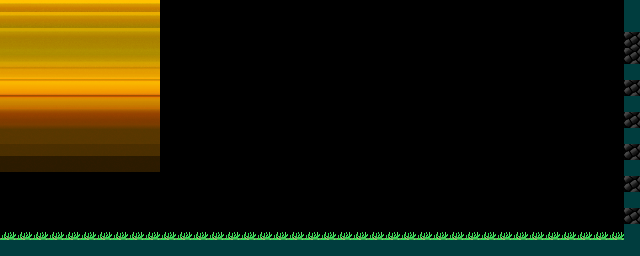

Tiled map render using the project's own tile images. Description and the map definition, with tile-layer contents summarised, below:
An orthogonal 40x16 tile map with 16x16 px tiles, 1 tile layer (edge tiles), 3 image layers and 59 objects (43x EnemyBasic, 5x EnemySpike, 2x EnemyShooter, Player, Bear5, ...).

<map version="1.0" tiledversion="v1.0.3-399-ge7b903e" orientation="orthogonal" renderorder="right-down" width="40" height="16" tilewidth="16" tileheight="16" infinite="0" nextobjectid="273">
 <tileset firstgid="1" name="tilemap" tilewidth="16" tileheight="16" tilecount="256" columns="16">
  <image source="../image/tilemap.png" width="256" height="256" />
 </tileset>
 <imagelayer name="Parallax_layer1">
  <image source="../image/bg19.png" width="160" height="144" />
  <properties>
   <property name="ratio" value="0.77" />
  </properties>
 </imagelayer>
 <imagelayer name="Parallax_layer2" opacity="0.7" offsetx="0" offsety="12">
  <image source="../image/bg19.png" width="160" height="144" />
  <properties>
   <property name="ratio" value="1" />
  </properties>
 </imagelayer>
 <imagelayer name="Parallax_layer3" opacity="0.5" offsetx="0" offsety="28">
  <image source="../image/bg19.png" width="160" height="144" />
  <properties>
   <property name="ratio" value="1.33" />
  </properties>
 </imagelayer>
 <objectgroup name="entities">
  <object id="1" name="Player" x="28.5" y="67" width="16" height="16" />
  <object id="15" name="Bear5" x="589.877" y="76.5052" width="72" height="72">
   <properties>
    <property name="nextLevel" value="20level" />
   </properties>
  </object>
  <object id="38" name="Path" type="EnemyBasic" x="244.273" y="206.864">
   <polyline points="3.33333,-53.3333 -22,-30 -160.333,-16.3333" />
  </object>
  <object id="51" name="Path" type="EnemyBasic" x="576.5" y="106">
   <polyline points="3.33333,-53.3333 -22,-30 -160.333,-16.3333" />
  </object>
  <object id="52" name="Path" type="EnemyBasic" x="572" y="95.5">
   <polyline points="3.33333,-53.3333 -22,-30 -84.333,-21.3333" />
  </object>
  <object id="94" name="Path" type="EnemyBasic" x="238.5" y="114">
   <polyline points="3.33333,-53.3333 -22,-30 -160.333,-16.3333" />
  </object>
  <object id="95" name="Path" type="EnemyBasic" x="234" y="104">
   <polyline points="3.33333,-53.3333 -22,-30 -160.333,-16.3333" />
  </object>
  <object id="96" name="Path" type="EnemyBasic" x="229" y="95">
   <polyline points="3.33333,-53.3333 -22,-30 -160.333,-16.3333" />
  </object>
  <object id="97" name="Path" type="EnemyBasic" x="223.5" y="85.5">
   <polyline points="3.33333,-53.3333 -22,-30 -160.333,-16.3333" />
  </object>
  <object id="98" name="Path" type="EnemyBasic" x="217" y="78">
   <polyline points="3.33333,-53.3333 -22,-30 -160.333,-16.3333" />
  </object>
  <object id="108" name="Path" type="EnemySpike" x="258" y="125.5">
   <polyline points="0,0 -25,0" />
  </object>
  <object id="109" name="Path" type="EnemyBasic" x="253" y="110.5">
   <polyline points="0,0 -25,0" />
  </object>
  <object id="110" name="Path" type="EnemyBasic" x="255" y="134">
   <polyline points="0,0 -25,0" />
  </object>
  <object id="117" name="Path" type="EnemyShooter" x="349.632" y="80.1027">
   <polyline points="-70.78,-14.6663 -91.5107,2.16389 -175.416,29.3328 -195.043,114.807" />
  </object>
  <object id="118" name="Path" type="EnemyBasic" x="588.592" y="65.4232">
   <polyline points="-96.1667,-20.3333 -124.333,3 -238.333,40.6667 -265,159.167" />
  </object>
  <object id="119" name="Path" type="EnemyBasic" x="502.479" y="64.9227">
   <polyline points="-72.4219,-13.9368 -93.6336,2.05625 -179.485,27.8737 -199.568,109.096" />
  </object>
  <object id="120" name="Path" type="EnemyBasic" x="433.5" y="90">
   <polyline points="0,0 -25,0" />
  </object>
  <object id="121" name="Path" type="EnemyBasic" x="381" y="133.5">
   <polyline points="0,0 -25,0" />
  </object>
  <object id="122" name="Path" type="EnemyBasic" x="390.5" y="112.5">
   <polyline points="0,0 -69.5,0" />
  </object>
  <object id="126" name="Path" type="EnemySpike" x="533" y="48">
   <polyline points="0,0 -25,0" />
  </object>
  <object id="127" name="Path" type="EnemyBasic" x="503" y="66.5">
   <polyline points="0,0 -25,0" />
  </object>
  <object id="129" name="Path" type="EnemyBasic" x="465" y="24">
   <polyline points="0,0 -42,24 -80.5,30.5 -109.5,19 -133.5,36 -144.5,97.5" />
  </object>
  <object id="131" name="Path" type="EnemyBasic" x="470" y="35">
   <polyline points="0,0 -42,24 -80.5,30.5 -109.5,19 -133.5,36 -144.5,97.5" />
  </object>
  <object id="133" name="Path" type="EnemyBasic" x="302.5" y="53.5">
   <polyline points="0,0 -25,0" />
  </object>
  <object id="134" name="Path" type="EnemyBasic" x="299.5" y="62">
   <polyline points="0,0 -25,0" />
  </object>
  <object id="136" name="Path" type="EnemyBasic" x="483.5" y="51.5">
   <polyline points="0,0 -42,24 -80.5,30.5 -109.5,19 -133.5,36 -144.5,97.5" />
  </object>
  <object id="137" name="Path" type="EnemyBasic" x="560.619" y="219.448">
   <polyline points="0,0 -10.5,-79.5 -35,-103.5 -60,-109" />
  </object>
  <object id="139" name="Path" type="EnemyBasic" x="635.5" y="142.5">
   <polyline points="0,0 -10.5,-79.5 -35,-103.5 -60,-109" />
  </object>
  <object id="140" name="Path" type="EnemyBasic" x="175.837" y="212.516">
   <polyline points="0,0 -10.5,-79.5 -35,-103.5 -60,-109" />
  </object>
  <object id="194" name="Path" type="EnemyBasic" x="301.5" y="91.5">
   <polyline points="0,0 -166,1" />
  </object>
  <object id="195" name="Path" type="EnemyBasic" x="323.5" y="144.5">
   <polyline points="0,0 -166,1" />
  </object>
  <object id="196" name="Path" type="EnemyBasic" x="364" y="105">
   <polyline points="0,0 -166,1" />
  </object>
  <object id="197" name="Path" type="EnemyBasic" x="330.5" y="117">
   <polyline points="0,0 -166,1" />
  </object>
  <object id="198" name="Path" type="EnemyBasic" x="380" y="27.5">
   <polyline points="0,0 -166,1" />
  </object>
  <object id="199" name="Path" type="EnemyBasic" x="439.5" y="43">
   <polyline points="0,0 -166,1" />
  </object>
  <object id="200" name="Path" type="EnemyBasic" x="401.5" y="57.5">
   <polyline points="0,0 -166,1" />
  </object>
  <object id="202" name="Path" type="EnemyBasic" x="520.5" y="116.5">
   <polyline points="0,0 -25,0" />
  </object>
  <object id="203" name="Path" type="EnemyBasic" x="511" y="137.5">
   <polyline points="0,0 -25,0" />
  </object>
  <object id="206" name="Path" type="EnemyBasic" x="461" y="125">
   <polyline points="0,0 -166,1" />
  </object>
  <object id="207" name="Path" type="EnemyBasic" x="476.5" y="145">
   <polyline points="0,0 -166,1" />
  </object>
  <object id="208" name="Path" type="EnemyBasic" x="538" y="111.5">
   <polyline points="0,0 -147,72.5" />
  </object>
  <object id="224" name="Path" type="EnemyBasic" x="506.468" y="181.276">
   <polyline points="0,0 -25,0" />
  </object>
  <object id="226" name="Path" type="EnemyBasic" x="374" y="89">
   <polyline points="0,0 -25,0" />
  </object>
  <object id="227" name="Path" type="EnemyBasic" x="345.5" y="71">
   <polyline points="0,0 -25,0" />
  </object>
  <object id="228" name="Path" type="EnemyBasic" x="66" y="205">
   <polyline points="0,0 -25,0" />
  </object>
  <object id="240" name="Path" type="EnemyBasic" x="186.5" y="54">
   <polyline points="0,0 -25,0" />
  </object>
  <object id="241" name="Path" type="EnemyBasic" x="192" y="88">
   <polyline points="0,0 -25,0" />
  </object>
  <object id="242" name="Path" type="EnemySpike" x="196.5" y="64.5">
   <polyline points="0,0 -25,0" />
  </object>
  <object id="243" name="Path" type="EnemySpike" x="350" y="105.5">
   <polyline points="0,0 -25,0" />
  </object>
  <object id="244" name="Path" type="EnemyBoomer" x="484.5" y="84">
   <polyline points="0,0 -25,0" />
  </object>
  <object id="252" name="Path" type="EnemyTank" x="583.5" y="111.5">
   <polyline points="0,0 -25,0" />
  </object>
  </objectgroup>
 <layer name="edge tiles" width="40" height="16">
  <data>[640 cells, 94 non-empty, 4 distinct tile ids]</data>
 </layer>
 <objectgroup color="#ff0000" name="collision layer" opacity="0.79">
  <!-- 4 objects omitted --></objectgroup>
</map>
<!-- 8 of 59 objects omitted -->
